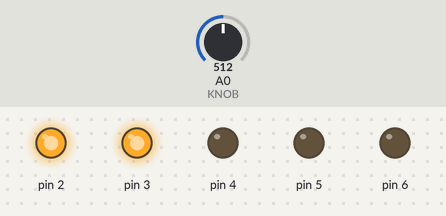
Simulated run of this sketch. Board: Arduino Uno, built with avr-gcc and run on an emulated ATmega328P. On the bench: output pins drawn as LEDs (lit = HIGH). The test bench sets the inputs (shaded band); at power-on: A0 (KNOB) = 512.

Above: at 1.2 s.
1.3 s: A0 (KNOB) set to 603
2.8 s: A0 (KNOB) set to 632
At 4.0 s:
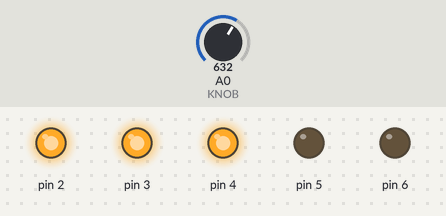
4.3 s: A0 (KNOB) set to 806
5.8 s: A0 (KNOB) set to 827
At 6.5 s:
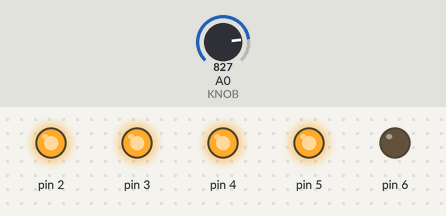
7.3 s: A0 (KNOB) set to 1004
8.8 s: A0 (KNOB) set to 1023
At 10.0 s:
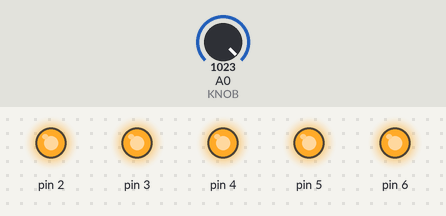
Timing chart, 0 to 11.3 s (numbered marks = the images above; inputs shaded):
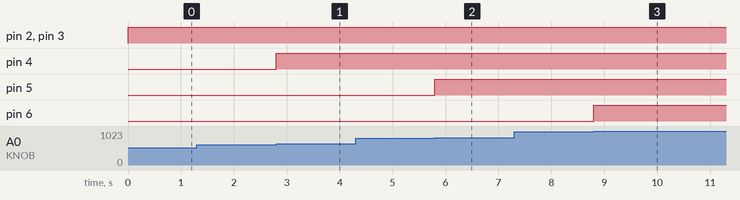

The sketch:

2021-01-21-potentiometer-to-LED-scale.ino
```cpp
int KNOB = A0;

void setup() {
  pinMode(2, OUTPUT);
  pinMode(3, OUTPUT);
  pinMode(4, OUTPUT);
  pinMode(5, OUTPUT);
  pinMode(6, OUTPUT);
}

int bitVoltage = 0;
int voltage = 0;

void loop() {
  bitVoltage = analogRead(KNOB);
  voltage = map(bitVoltage, 0, 1023, 0, 5);
  if (voltage == 0) {
    digitalWrite(2, LOW);
    digitalWrite(3, LOW);
    digitalWrite(4, LOW);
    digitalWrite(5, LOW);
    digitalWrite(6, LOW);
  } else if (voltage == 1) {
    digitalWrite(2, HIGH);
    digitalWrite(3, LOW);
    digitalWrite(4, LOW);
    digitalWrite(5, LOW);
    digitalWrite(6, LOW);
  } else if (voltage == 2) {
    digitalWrite(2, HIGH);
    digitalWrite(3, HIGH);
    digitalWrite(4, LOW);
    digitalWrite(5, LOW);
    digitalWrite(6, LOW);
  } else if (voltage == 3) {
    digitalWrite(2, HIGH);
    digitalWrite(3, HIGH);
    digitalWrite(4, HIGH);
    digitalWrite(5, LOW);
    digitalWrite(6, LOW);
  } else if (voltage == 4) {
    digitalWrite(2, HIGH);
    digitalWrite(3, HIGH);
    digitalWrite(4, HIGH);
    digitalWrite(5, HIGH);
    digitalWrite(6, LOW);
  } else if (voltage == 5) {
    digitalWrite(2, HIGH);
    digitalWrite(3, HIGH);
    digitalWrite(4, HIGH);
    digitalWrite(5, HIGH);
    digitalWrite(6, HIGH);
  }
}
```

Measured:
- the behaviour switches between 613 and 614 on A0 (KNOB) (found by bisection; images 0 and 1)
- the behaviour switches between 818 and 819 on A0 (KNOB) (found by bisection; images 1 and 2)
- the behaviour switches between 1022 and 1023 on A0 (KNOB) (found by bisection; images 2 and 3)
- after the input at 1.3 s, every drawn part: stays the same
- after the input at 2.8 s, pin 4: LOW → HIGH at once
- after the input at 4.3 s, every drawn part: stays the same
- after the input at 5.8 s, pin 5: LOW → HIGH at once
- after the input at 7.3 s, every drawn part: stays the same
- after the input at 8.8 s, pin 6: LOW → HIGH at once
